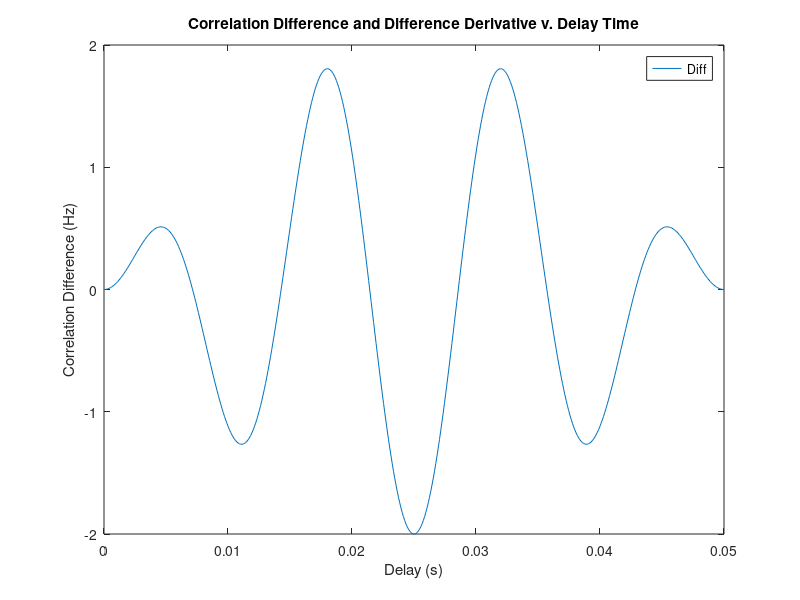

The MATLAB script that drew this image: (Note: this script raises an error after producing the figure.)
%----------------------------------
% FSK Correlators Delay Math Model
%           High F (40KHz)
%----------------------------------

% fl = 30E3;
% fh = 40E3;

fl = 30E3;
fh = 40E3;

A = 2 * pi() * fh;
B = 2 * pi() * fl;

d = linspace((1E-9), (50E-3),500);

X = A .* d;
Y = B .* d;

Diff = cos(Y) - cos(X);
%Diff = Diff .* Diff; 
DiffPrime = A*sin(X) - B*sin(Y);

figure(1)
plot(d, Diff)
hold on
%plot(d, DiffPrime);
title('Correlation Difference and Difference Derivative v. Delay Time');
xlabel('Delay (s)');
ylabel('Correlation Difference (Hz)');
legend('Diff', 'DiffPrime');
%legend('DiffPrime');

%to find delay times, find maximum, or smallest from group of maximums 
%F = max frequency Value 
%I = index of max value
%therefore
%d(I) will give Delay Time to cause max difference 
[F, I] = max(Diff); 

%WILL ONLY GIVE 1 VALUE
%WILL ALSO CHECK DERIVATIVE MAX AND MINS
%MATLAB IS 1 INDEXED, ARGHGHGHG

%first check values, when the diff > 1
[r,c] = size(Diff);
maxDim = 11; 
maxThresh = 1.5; 
%until we have 10 data points or less and we don't go over a gain of 2
while(maxDim > 10 && maxThresh <= 2)
    over1 = linspace(0,0,2); 
    over1Delay = linspace(0,0,2); 
    indicies = linspace(0,0,2); 
    j = 1; 
    for i = 1 : 1 : c
        if(Diff(i) > maxThresh)
          over1(j) = Diff(i);  
          over1Delay(j) = d(i);
          indicies(j) = i; 
          j = j+1;     

        end   

    end
    [rtrash, maxDim] = size(over1Delay); 
    maxThresh = maxThresh + 0.2; 
    %over1
end

%now find the spread of the max diff values
%might not be need, too much optimization 
[smallestMax, iSmall] = min(over1);

[biggestMax, iBig] = max(over1);

over1Delay(iSmall);
over1Delay(iBig);

b = indicies(iSmall);
me = d(b);

%over1 = all of the gains over 1 
%over1Delay = the d values of the gains that are over1



[r,c] = size(DiffPrime);
hysBand = 100; 
diffZeros = linspace(0,0,30); 

j = 1;
for i = 1 : 1 : c
    if((DiffPrime(i) < hysBand) && (DiffPrime(i) > -hysBand))
    
      diffZeros(j) = d(i);
      j = j+1;     
    
    end   
    
end
 


